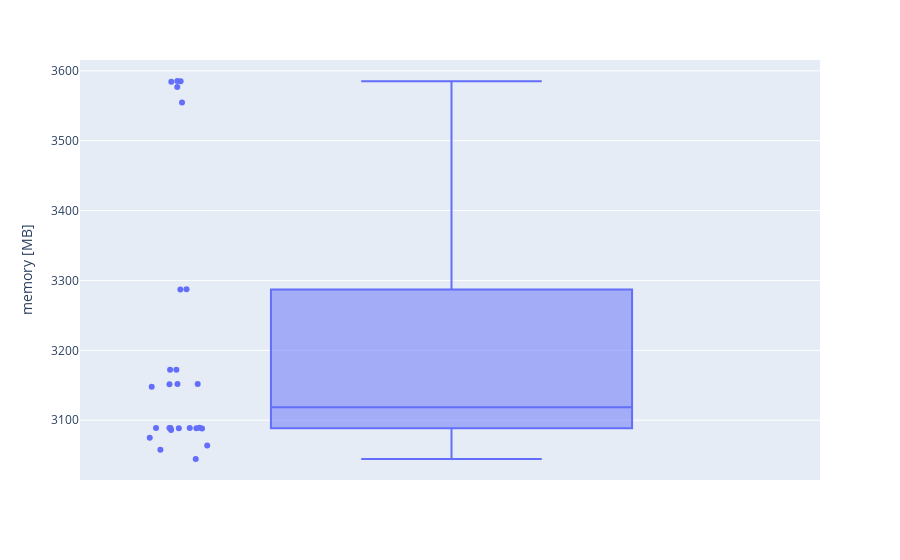

Here is the notebook cell this chart was saved with:
### Code cell
px.box(new_df, y="mem", points="all", labels={"mem": "memory [MB]"})

### Figure 1 — Plotly figure (JSON) as saved in the notebook; plotly's stock layout.template omitted (floating-point values rounded to 4 significant figures)
{"data": [{"alignmentgroup": "True", "boxpoints": "all", "hovertemplate": "memory [MB]=%{y}<extra></extra>", "legendgroup": "", "marker": {"color": "#636efa"}, "name": "", "notched": false, "offsetgroup": "", "orientation": "v", "showlegend": false, "type": "box", "x0": " ", "xaxis": "x", "y": [3584.0, 3585.0, 3585.0, 3577.0, 3555.0, 3287.0, 3287.0, 3148.0, 3151.0, 3152.0, 3152.0, 3172.0, 3172.0, 3045.0, 3058.0, 3064.0, 3075.0, 3086.0, 3088.0, 3088.0, 3089.0, 3089.0, 3089.0, 3089.0, 3089.0, 3089.0], "y0": " ", "yaxis": "y"}], "layout": {"autosize": true, "boxmode": "group", "legend": {"tracegroupgap": 0}, "margin": {"t": 60}, "xaxis": {"anchor": "y", "autorange": true, "domain": [0, 1], "range": [-0.5025, 0.5], "type": "category"}, "yaxis": {"anchor": "x", "autorange": true, "domain": [0, 1], "range": [3014.0, 3616.0], "title": {"text": "memory [MB]"}, "type": "linear"}}}
